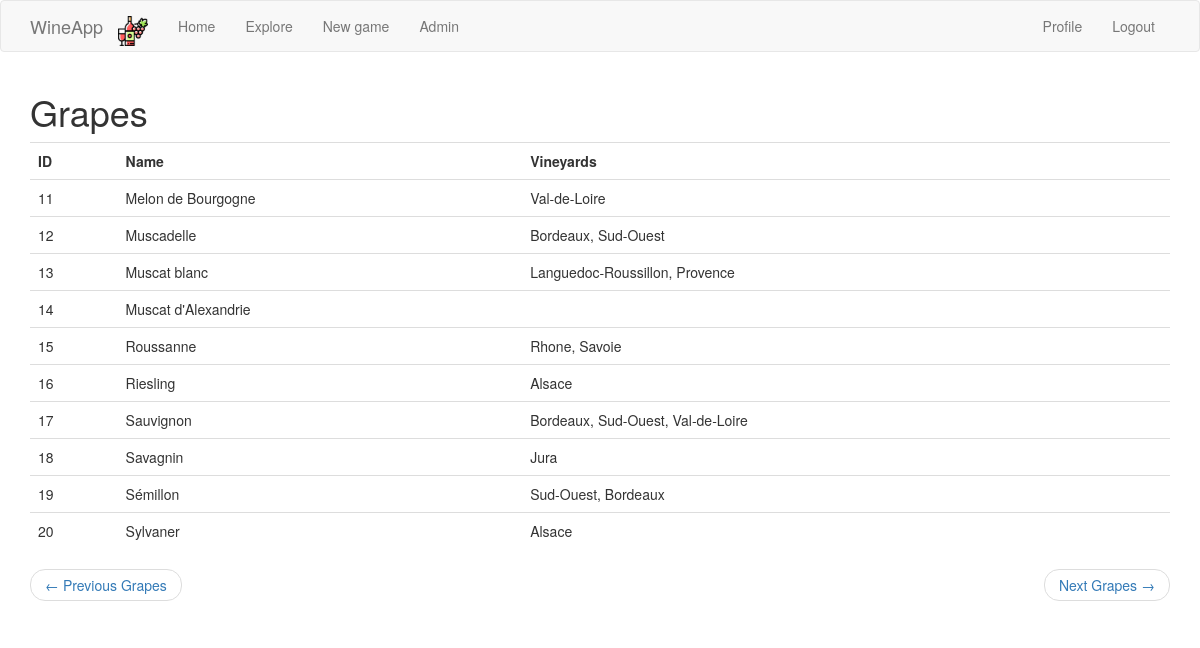
/explore_grapes?page=2 (signed in), run on the app's committed database.
### app/models.py (models this page shows, shortened)
class User(UserMixin, db.Model):
    id = db.Column(db.Integer, primary_key=True)
    username = db.Column(db.String(64), index=True, unique=True)
    email = db.Column(db.String(120), index=True, unique=True)
    password_hash = db.Column(db.String(128))
    posts = db.relationship('Post', backref='author', lazy='dynamic')
    about_me = db.Column(db.String(140))
    last_seen = db.Column(db.DateTime, default=datetime.utcnow)
    followed = db.relationship(
        'User', secondary=followers,
        primaryjoin=(followers.c.follower_id == id),
        secondaryjoin=(followers.c.followed_id == id),
        backref=db.backref('followers', lazy='dynamic'), lazy='dynamic')

class Grape(db.Model):
    id = db.Column(db.Integer, primary_key=True)
    name = db.Column(db.String(140))
    regions = db.Column(db.String(140))
    vineyards = db.Column(db.String(140))
    departments = db.Column(db.String(140))
    area_fr = db.Column(db.Integer)
    area_world = db.Column(db.Integer)
    red = db.Column(db.Boolean, index=True)

### app/main/routes.py (the view)
@bp.route('/explore_grapes')
@login_required
def explore_grapes():
    page = request.args.get('page', 1, type=int)
    grapes = Grape.query.order_by(Grape.id.asc()).paginate(
        page, current_app.config['GRAPES_PER_PAGE'], False)
    next_url = url_for('main.explore_grapes', page=grapes.next_num) \
        if grapes.has_next else None
    prev_url = url_for('main.explore_grapes', page=grapes.prev_num) \
        if grapes.has_prev else None
    return render_template('explore_grapes.html',
                           title=_('Explore Grapes'),
                           grapes=grapes.items,
                           next_url=next_url,
                           prev_url=prev_url)

### app/main/routes.py (called while the page is built)
@bp.before_app_request
def before_request():
    if current_user.is_authenticated:
        current_user.last_seen = datetime.utcnow()
        db.session.commit()
    g.locale = str(get_locale())

### app/models.py (called while the page is built)
@login.user_loader
def load_user(id):
    return User.query.get(int(id))

### app/templates/explore_grapes.html (shortened to what this page needs)
{% extends "base.html" %}
{% import 'bootstrap/wtf.html' as wtf %}
{% block app_content %}
    <h1>Grapes</h1>
<table class="table table-hover">
    <tr>
        <th>ID</th>
        <th>Name</th>
        <th>Vineyards</th>
    </tr>
    {% for grape in grapes %}
        {% include '_grape.html' %}
    {% endfor %}
    </table>
    <nav aria-label="...">
        <ul class="pager">
            <li class="previous{% if not prev_url %} disabled{% endif %}">
                <a href="{{ prev_url or '#' }}">
                    <span aria-hidden="true">&larr;</span> {{ _('Previous Grapes') }}
                </a>
            </li>
            <li class="next{% if not next_url %} disabled{% endif %}">
                <a href="{{ next_url or '#' }}">
                    {{ _('Next Grapes') }} <span aria-hidden="true">&rarr;</span>
                </a>
            </li>
        </ul>
    </nav>
{% endblock %}

### app/templates/base.html (shortened to what this page needs)
{% extends 'bootstrap/base.html' %}
{% block navbar %}
<nav class="navbar navbar-default">
    <div class="container">
        <div class="navbar-header">
            <a class="navbar-brand" href="{{ url_for('main.index') }}">WineApp</a>
        </div>
        <div class="collapse navbar-collapse" id="bs-example-navbar-collapse-1">
            <ul class="nav navbar-nav">
                <li><a href="{{ url_for('main.index') }}" class="navbar-brand">
                    <img src="/static/bottle_red_wine.png" style="height:30px;margin:0px;padding:0px;">
                </a></li>
                <li><a href="{{ url_for('main.index') }}">{{ _('Home') }}</a></li>
                <li class="nav-item dropdown">
                    <a class="nav-link dropdown-toggle" href="#" id="navbarDropdown" role="button"
                       data-toggle="dropdown" aria-haspopup="true" aria-expanded="false">
                        Explore
                    </a>
                </li>
                <li><a href="{{ url_for('main.new_game') }}">{{ _('New game') }}</a></li>
                {% if current_user.username == 'admin' %}
                <li><a href="{{ url_for('main.admin') }}">{{ _('Admin') }}</a></li>
                {% endif %}
            </ul>
            <ul class="nav navbar-nav navbar-right">
                {% if current_user.is_anonymous %}
                <li><a href="{{ url_for('auth.login') }}">{{ _('Login') }}</a></li>
                {% else %}
                <li><a href="{{ url_for('main.user', username=current_user.username) }}">{{ _('Profile') }}</a></li>
                <li><a href="{{ url_for('auth.logout') }}">{{ _('Logout') }}</a></li>
                {% endif %}
            </ul>
        </div>
    </div>
</nav>
{% endblock %}
{% block content %}
<div class="container">
    {% block app_content %}{% endblock %}
</div>
{% endblock %}

### app/templates/_grape.html
    <tr onclick="window.location='{{ url_for('main.grape_identity_card', grape_id=grape.id) }}'">
        <td>{{ grape.id }}</td>
        <td>{{ grape.name }}</td>
        <td>{{ grape.regions }}</td>
    </tr>

### data on the page
Grape: id "11", name "Melon de Bourgogne", regions "Val-de-Loire"
Grape: id "12", name "Muscadelle", regions "Bordeaux, Sud-Ouest"
Grape: id "13", name "Muscat blanc", regions "Languedoc-Roussillon, Provence"
Grape: id "14", name "Muscat d'Alexandrie"
Grape: id "15", name "Roussanne", regions "Rhone, Savoie"
Grape: id "16", name "Riesling", regions "Alsace"
Grape: id "17", name "Sauvignon", regions "Bordeaux, Sud-Ouest, Val-de-Loire"
Grape: id "18", name "Savagnin", regions "Jura"
Grape: id "19", name "Sémillon", regions "Sud-Ouest, Bordeaux"
Grape: id "20", name "Sylvaner", regions "Alsace"
